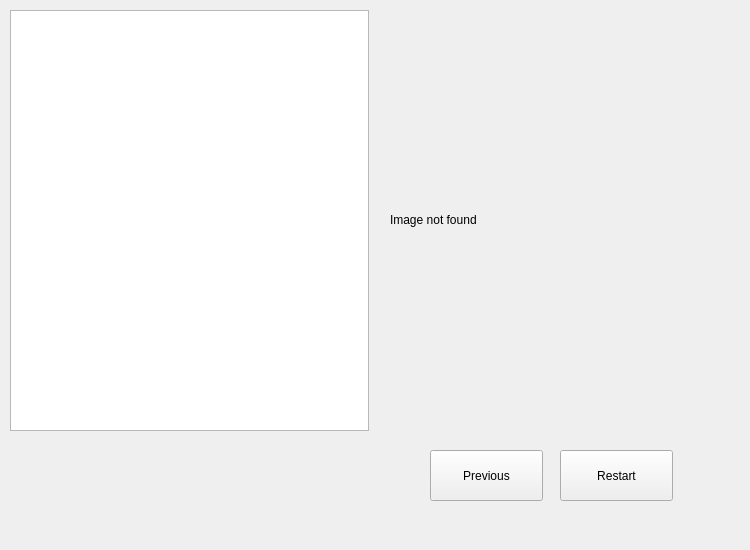
<?xml version="1.0" encoding="UTF-8"?>
<ui version="4.0">
 <class>Form</class>
 <widget class="QWidget" name="Form">
  <property name="geometry">
   <rect>
    <x>0</x>
    <y>0</y>
    <width>750</width>
    <height>550</height>
   </rect>
  </property>
  <property name="windowTitle">
   <string>Form</string>
  </property>
  <widget class="QPushButton" name="previousButton">
   <property name="geometry">
    <rect>
     <x>430</x>
     <y>450</y>
     <width>113</width>
     <height>51</height>
    </rect>
   </property>
   <property name="text">
    <string>Previous</string>
   </property>
  </widget>
  <widget class="QTextEdit" name="decodeTextArea">
   <property name="geometry">
    <rect>
     <x>10</x>
     <y>10</y>
     <width>359</width>
     <height>421</height>
    </rect>
   </property>
  </widget>
  <widget class="QWidget" name="verticalLayoutWidget">
   <property name="geometry">
    <rect>
     <x>390</x>
     <y>10</y>
     <width>351</width>
     <height>421</height>
    </rect>
   </property>
   <layout class="QVBoxLayout" name="verticalLayout">
    <item>
     <widget class="QLabel" name="carrierImageLabel">
      <property name="text">
       <string>&lt;html&gt;&lt;head/&gt;&lt;body&gt;&lt;p&gt;Image not found&lt;/p&gt;&lt;/body&gt;&lt;/html&gt;</string>
      </property>
     </widget>
    </item>
   </layout>
  </widget>
  <widget class="QPushButton" name="restartButton">
   <property name="geometry">
    <rect>
     <x>560</x>
     <y>450</y>
     <width>113</width>
     <height>51</height>
    </rect>
   </property>
   <property name="text">
    <string>Restart</string>
   </property>
  </widget>
 </widget>
 <resources/>
 <connections/>
</ui>
